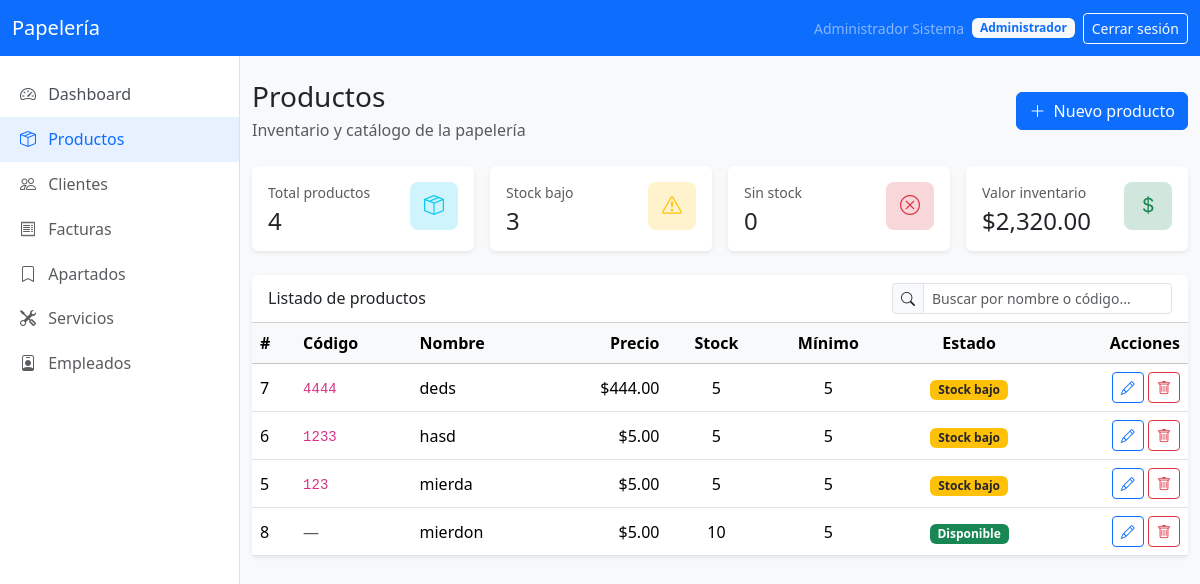
/index.php?c=productos&m=index (signed in), run on the app's committed database.
### tables this page shows
CREATE TABLE `productos` (
  `id_producto` int(11) NOT NULL,
  `codigo_barras` varchar(50) DEFAULT NULL,
  `nombre` varchar(150) NOT NULL,
  `descripcion` text DEFAULT NULL,
  `precio_venta` decimal(10,2) NOT NULL,
  `stock` int(11) NOT NULL DEFAULT 0,
  `stock_minimo` int(11) NOT NULL DEFAULT 5
);

### controlador/ProductosController.php (called while the page is built, shortened)
<?php
class ProductosController extends Controller
{
    private ProductoModel $productoModel;
    public function __construct()
    {
        $this->productoModel = new ProductoModel();
    }
    public function index(): void
    {
        $productos = $this->productoModel->listar();
        $exito = $_SESSION['exito'] ?? null;
        $error = $_SESSION['error'] ?? null;
        $formulario = $_SESSION['formulario_producto'] ?? [];
        $this->render('productos/index', [
            'productos'   => $productos,
            'usuario'     => $_SESSION['usuario'],
            'pageTitle'   => 'Productos',
            'exito'       => $exito,
            'error'       => $error,
            'formulario'  => $formulario,
            'abrirModal'  => !empty($error) || !empty($formulario),
        ], 'main');
    }
}

### core/Router.php (called while the page is built, shortened)
<?php
class Router
{
    public static function dispatch(): void
    {
        $method = $_GET['m'] ?? 'index';
        $controller = new $class();
        $controller->$method();
    }
}

### index.php (called while the page is built, shortened)
<?php
spl_autoload_register(function (string $class): void {
    $paths = [
        BASE_PATH . '/core/' . $class . '.php',
        BASE_PATH . '/controlador/' . $class . '.php',
        BASE_PATH . '/modelo/' . $class . '.php',
    ];
    foreach ($paths as $path) {
        if (file_exists($path)) {
            return;
        }
    }
});
require_once BASE_PATH . '/core/Model.php';
require_once BASE_PATH . '/core/Router.php';
Router::dispatch();

### config/database.php (called while the page is built)
<?php
return [
    'host' => '127.0.0.1',
    'db'   => 'sistema_papeleria',
    'user' => 'root',
    'pass' => '',
    'charset' => 'utf8mb4',
];

### core/Model.php (called while the page is built)
<?php
class Model
{
    private static ?PDO $connection = null;
    protected static function getConnection(): PDO
    {
        if (self::$connection === null) {
            $config = require __DIR__ . '/../config/database.php';
            $dsn = sprintf(
                'mysql:host=%s;dbname=%s;charset=%s',
                $config['host'],
                $config['db'],
                $config['charset']
            );
            self::$connection = new PDO($dsn, $config['user'], $config['pass'], [
                PDO::ATTR_ERRMODE => PDO::ERRMODE_EXCEPTION,
                PDO::ATTR_DEFAULT_FETCH_MODE => PDO::FETCH_ASSOC,
            ]);
        }
        return self::$connection;
    }
}

### modelo/ProductoModel.php (called while the page is built, shortened)
<?php
class ProductoModel extends Model
{
    public function listar(): array
    {
        $sql = 'SELECT id_producto, codigo_barras, nombre, descripcion, precio_venta, stock, stock_minimo
                FROM productos
                ORDER BY nombre';
        return self::getConnection()->query($sql)->fetchAll();
    }
}

### vista/productos/index.php (the view, shortened to what this page needs)
<?php
$totalProductos = count($productos);
$stockBajo = 0;
$sinStock = 0;
$valorInventario = 0.0;
foreach ($productos as $p) {
    $stock = (int) $p['stock'];
    $minimo = (int) $p['stock_minimo'];
    $precio = (float) $p['precio_venta'];
    if ($stock <= 0) {
        $sinStock++;
    } elseif ($stock <= $minimo) {
        $stockBajo++;
    }
    $valorInventario += $stock * $precio;
}
?>
            <div class="container-fluid py-4">
                <div class="d-flex flex-wrap justify-content-between align-items-center gap-2 mb-4">
                    <div>
                        <h1 class="h3 mb-1">Productos</h1>
                        <p class="text-muted mb-0">Inventario y catálogo de la papelería</p>
                    </div>
                    <button type="button" class="btn btn-primary" data-bs-toggle="modal"
                            data-bs-target="#modalNuevoProducto">
                        <i class="bi bi-plus-lg me-1"></i> Nuevo producto
                    </button>
                </div>
                <div class="row g-3 mb-4">
                    <div class="col-sm-6 col-xl-3">
                        <div class="card stat-card border-0 shadow-sm h-100">
                            <div class="card-body">
                                <div class="d-flex justify-content-between">
                                    <div>
                                        <p class="text-muted small mb-1">Total productos</p>
                                        <h2 class="h4 mb-0"><?= number_format($totalProductos) ?></h2>
                                    </div>
                                    <span class="stat-icon bg-info-subtle text-info">
                                        <i class="bi bi-box-seam"></i>
                                    </span>
                                </div>
                            </div>
                        </div>
                    </div>
                    <div class="col-sm-6 col-xl-3">
                        <div class="card stat-card border-0 shadow-sm h-100">
                            <div class="card-body">
                                <div class="d-flex justify-content-between">
                                    <div>
                                        <p class="text-muted small mb-1">Stock bajo</p>
                                        <h2 class="h4 mb-0"><?= number_format($stockBajo) ?></h2>
                                    </div>
                                    <span class="stat-icon bg-warning-subtle text-warning">
                                        <i class="bi bi-exclamation-triangle"></i>
                                    </span>
                                </div>
                            </div>
                        </div>
                    </div>
                    <div class="col-sm-6 col-xl-3">
                        <div class="card stat-card border-0 shadow-sm h-100">
                            <div class="card-body">
                                <div class="d-flex justify-content-between">
                                    <div>
                                        <p class="text-muted small mb-1">Sin stock</p>
                                        <h2 class="h4 mb-0"><?= number_format($sinStock) ?></h2>
                                    </div>
                                    <span class="stat-icon bg-danger-subtle text-danger">
                                        <i class="bi bi-x-circle"></i>
                                    </span>
                                </div>
                            </div>
                        </div>
                    </div>
                    <div class="col-sm-6 col-xl-3">
                        <div class="card stat-card border-0 shadow-sm h-100">
                            <div class="card-body">
                                <div class="d-flex justify-content-between">
                                    <div>
                                        <p class="text-muted small mb-1">Valor inventario</p>
                                        <h2 class="h4 mb-0">$<?= number_format($valorInventario, 2) ?></h2>
                                    </div>
                                    <span class="stat-icon bg-success-subtle text-success">
                                        <i class="bi bi-currency-dollar"></i>
                                    </span>
                                </div>
                            </div>
                        </div>
                    </div>
                </div>
                <div class="card border-0 shadow-sm">
                    <div class="card-header bg-white d-flex flex-wrap justify-content-between align-items-center gap-2">
                        <h2 class="h6 mb-0">Listado de productos</h2>
                        <div class="input-group input-group-sm" style="max-width: 280px;">
                            <span class="input-group-text"><i class="bi bi-search"></i></span>
                            <input type="text" class="form-control" id="buscarProducto"
                                   placeholder="Buscar por nombre o código...">
                        </div>
                    </div>
                    <div class="card-body p-0">
                        <div class="table-responsive">
                            <table class="table table-hover mb-0 align-middle" id="tablaProductos">
                                <thead class="table-light">
                                    <tr>
                                        <th>#</th>
                                        <th>Código</th>
                                        <th>Nombre</th>
                                        <th class="text-end">Precio</th>
                                        <th class="text-center">Stock</th>
                                        <th class="text-center">Mínimo</th>
                                        <th class="text-center">Estado</th>
                                        <th class="text-end">Acciones</th>
                                    </tr>
                                </thead>
                                <tbody>
                                    <?php if (empty($productos)): ?>
                                        <tr>
                                            <td colspan="8" class="text-center text-muted py-4">
                                                No hay productos registrados.
                                            </td>
                                        </tr>
                                    <?php else: ?>
                                        <?php foreach ($productos as $producto): ?>
                                            <?php
                                            $stock = (int) $producto['stock'];
                                            $minimo = (int) $producto['stock_minimo'];
                                            if ($stock <= 0) {
                                                $estado = 'Sin stock';
                                                $badgeClass = 'bg-danger';
                                            } elseif ($stock <= $minimo) {
                                                $estado = 'Stock bajo';
                                                $badgeClass = 'bg-warning text-dark';
                                            } else {
                                                $estado = 'Disponible';
                                                $badgeClass = 'bg-success';
                                            }
                                            ?>
                                            <tr>
                                                <td><?= (int) $producto['id_producto'] ?></td>
                                                <td>
                                                    <?php if (!empty($producto['codigo_barras'])): ?>
                                                        <code><?= htmlspecialchars($producto['codigo_barras'], ENT_QUOTES, 'UTF-8') ?></code>
                                                    <?php else: ?>
                                                        <span class="text-muted">—</span>
                                                    <?php endif; ?>
                                                </td>
                                                <td class="fw-medium">
                                                    <?= htmlspecialchars($producto['nombre'], ENT_QUOTES, 'UTF-8') ?>
                                                </td>
                                                <td class="text-end">
                                                    $<?= number_format((float) $producto['precio_venta'], 2) ?>
                                                </td>
                                                <td class="text-center"><?= number_format($stock) ?></td>
                                                <td class="text-center"><?= number_format($minimo) ?></td>
                                                <td class="text-center">
                                                    <span class="badge <?= $badgeClass ?>"><?= $estado ?></span>
                                                </td>
                                                <td class="text-end text-nowrap">
                                                    <a href="index.php?c=productos&m=editar&id=<?= (int) $producto['id_producto'] ?>"
                                                       class="btn btn-sm btn-outline-primary" title="Editar">
                                                        <i class="bi bi-pencil"></i>
                                                    </a>
                                                    <form method="post" action="index.php?c=productos&m=eliminar"
                                                          class="d-inline"
                                                          onsubmit="return confirm(<?= json_encode('¿Eliminar «' . $producto['nombre'] . '»? Esta acción no se puede deshacer.', JSON_HEX_TAG | JSON_HEX_APOS | JSON_HEX_QUOT | JSON_HEX_AMP) ?>);">
                                                        <button type="submit" class="btn btn-sm btn-outline-danger" title="Eliminar">
                                                            <i class="bi bi-trash"></i>
                                                        </button>
                                                    </form>
                                                </td>
                                            </tr>
                                        <?php endforeach; ?>
                                    <?php endif; ?>
                                </tbody>
                            </table>
                        </div>
                    </div>
                </div>
            </div>

### data on the page
productos: id_producto "7", codigo_barras "4444", nombre "deds", precio_venta "444.00", stock "5", stock_minimo "5", estado "Stock bajo"
productos: id_producto "6", codigo_barras "1233", nombre "hasd", precio_venta "5.00", stock "5", stock_minimo "5", estado "Stock bajo"
productos: id_producto "5", codigo_barras "123", nombre "mierda", precio_venta "5.00", stock "5", stock_minimo "5", estado "Stock bajo"
productos: id_producto "8", nombre "mierdon", precio_venta "5.00", stock "10", stock_minimo "5", estado "Disponible"

### other printed values
$usuario['nombre'] "Administrador Sistema"
$usuario['rol'] "Administrador"
$item['label'] "Dashboard"
$item['label'] "Productos"
$item['label'] "Clientes"
$item['label'] "Facturas"
$item['label'] "Apartados"
$item['label'] "Servicios"
$item['label'] "Empleados"
$totalProductos "4"
$stockBajo "3"
$sinStock "0"
$valorInventario "2,320.00"
